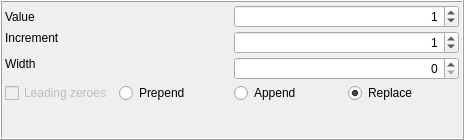
<?xml version="1.0" encoding="UTF-8"?>
<ui version="4.0">
 <class>AutoNumberGUI</class>
 <widget class="QFrame" name="AutoNumberGUI">
  <property name="geometry">
   <rect>
    <x>0</x>
    <y>0</y>
    <width>464</width>
    <height>140</height>
   </rect>
  </property>
  <property name="windowTitle">
   <string/>
  </property>
  <property name="frameShape">
   <enum>QFrame::Box</enum>
  </property>
  <property name="frameShadow">
   <enum>QFrame::Raised</enum>
  </property>
  <layout class="QVBoxLayout" name="mFrameLayout">
   <property name="spacing">
    <number>2</number>
   </property>
   <property name="leftMargin">
    <number>0</number>
   </property>
   <property name="topMargin">
    <number>0</number>
   </property>
   <property name="rightMargin">
    <number>0</number>
   </property>
   <property name="bottomMargin">
    <number>0</number>
   </property>
   <item>
    <layout class="QGridLayout" name="gridLayout" rowstretch="0,0,0,1" columnstretch="0,0">
     <property name="leftMargin">
      <number>3</number>
     </property>
     <property name="topMargin">
      <number>3</number>
     </property>
     <property name="rightMargin">
      <number>3</number>
     </property>
     <property name="bottomMargin">
      <number>3</number>
     </property>
     <property name="spacing">
      <number>3</number>
     </property>
     <item row="2" column="1">
      <widget class="QSpinBox" name="mWidthBox">
       <property name="toolTip">
        <string>Select the width of the number field. Leave zero for none.</string>
       </property>
       <property name="alignment">
        <set>Qt::AlignRight|Qt::AlignTrailing|Qt::AlignVCenter</set>
       </property>
      </widget>
     </item>
     <item row="3" column="0" colspan="2">
      <layout class="QHBoxLayout" name="horizontalLayout">
       <item alignment="Qt::AlignTop">
        <widget class="QCheckBox" name="mLeadingZeroesBox">
         <property name="enabled">
          <bool>false</bool>
         </property>
         <property name="text">
          <string>Leading zeroes</string>
         </property>
        </widget>
       </item>
       <item alignment="Qt::AlignTop">
        <widget class="QRadioButton" name="mPrependBtn">
         <property name="text">
          <string>Prepend</string>
         </property>
         <attribute name="buttonGroup">
          <string notr="true">buttonGroup</string>
         </attribute>
        </widget>
       </item>
       <item alignment="Qt::AlignTop">
        <widget class="QRadioButton" name="mAppendBtn">
         <property name="text">
          <string>Append</string>
         </property>
         <attribute name="buttonGroup">
          <string notr="true">buttonGroup</string>
         </attribute>
        </widget>
       </item>
       <item alignment="Qt::AlignTop">
        <widget class="QRadioButton" name="mReplaceBtn">
         <property name="text">
          <string>Replace</string>
         </property>
         <property name="checked">
          <bool>true</bool>
         </property>
         <attribute name="buttonGroup">
          <string notr="true">buttonGroup</string>
         </attribute>
        </widget>
       </item>
      </layout>
     </item>
     <item row="0" column="1">
      <widget class="QSpinBox" name="mValueBox">
       <property name="alignment">
        <set>Qt::AlignRight|Qt::AlignTrailing|Qt::AlignVCenter</set>
       </property>
       <property name="maximum">
        <number>10000000</number>
       </property>
       <property name="value">
        <number>1</number>
       </property>
      </widget>
     </item>
     <item row="0" column="0">
      <widget class="QLabel" name="label">
       <property name="text">
        <string>Value</string>
       </property>
      </widget>
     </item>
     <item row="2" column="0" alignment="Qt::AlignTop">
      <widget class="QLabel" name="label_2">
       <property name="text">
        <string>Width</string>
       </property>
      </widget>
     </item>
     <item row="1" column="1" alignment="Qt::AlignTop">
      <widget class="QSpinBox" name="mIncrementBox">
       <property name="alignment">
        <set>Qt::AlignRight|Qt::AlignTrailing|Qt::AlignVCenter</set>
       </property>
       <property name="maximum">
        <number>10000000</number>
       </property>
       <property name="value">
        <number>1</number>
       </property>
      </widget>
     </item>
     <item row="1" column="0" alignment="Qt::AlignTop">
      <widget class="QLabel" name="label_3">
       <property name="text">
        <string>Increment</string>
       </property>
      </widget>
     </item>
    </layout>
   </item>
  </layout>
 </widget>
 <resources/>
 <connections>
  <connection>
   <sender>mWidthBox</sender>
   <signal>valueChanged(int)</signal>
   <receiver>AutoNumberGUI</receiver>
   <slot>onWidthChanged(int)</slot>
   <hints>
    <hint type="sourcelabel">
     <x>346</x>
     <y>59</y>
    </hint>
    <hint type="destinationlabel">
     <x>231</x>
     <y>69</y>
    </hint>
   </hints>
  </connection>
  <connection>
   <sender>mIncrementBox</sender>
   <signal>valueChanged(int)</signal>
   <receiver>AutoNumberGUI</receiver>
   <slot>onIncrementChanged(int)</slot>
   <hints>
    <hint type="sourcelabel">
     <x>346</x>
     <y>36</y>
    </hint>
    <hint type="destinationlabel">
     <x>231</x>
     <y>69</y>
    </hint>
   </hints>
  </connection>
  <connection>
   <sender>mValueBox</sender>
   <signal>valueChanged(int)</signal>
   <receiver>AutoNumberGUI</receiver>
   <slot>onValueChanged(int)</slot>
   <hints>
    <hint type="sourcelabel">
     <x>346</x>
     <y>13</y>
    </hint>
    <hint type="destinationlabel">
     <x>231</x>
     <y>69</y>
    </hint>
   </hints>
  </connection>
  <connection>
   <sender>mLeadingZeroesBox</sender>
   <signal>clicked(bool)</signal>
   <receiver>AutoNumberGUI</receiver>
   <slot>onLeadingZeroes(bool)</slot>
   <hints>
    <hint type="sourcelabel">
     <x>231</x>
     <y>82</y>
    </hint>
    <hint type="destinationlabel">
     <x>231</x>
     <y>69</y>
    </hint>
   </hints>
  </connection>
  <connection>
   <sender>mAppendBtn</sender>
   <signal>clicked()</signal>
   <receiver>AutoNumberGUI</receiver>
   <slot>onAppend()</slot>
   <hints>
    <hint type="sourcelabel">
     <x>289</x>
     <y>82</y>
    </hint>
    <hint type="destinationlabel">
     <x>231</x>
     <y>69</y>
    </hint>
   </hints>
  </connection>
  <connection>
   <sender>mPrependBtn</sender>
   <signal>clicked()</signal>
   <receiver>AutoNumberGUI</receiver>
   <slot>onPrepend()</slot>
   <hints>
    <hint type="sourcelabel">
     <x>174</x>
     <y>82</y>
    </hint>
    <hint type="destinationlabel">
     <x>231</x>
     <y>69</y>
    </hint>
   </hints>
  </connection>
  <connection>
   <sender>mReplaceBtn</sender>
   <signal>clicked()</signal>
   <receiver>AutoNumberGUI</receiver>
   <slot>onReplace()</slot>
   <hints>
    <hint type="sourcelabel">
     <x>404</x>
     <y>82</y>
    </hint>
    <hint type="destinationlabel">
     <x>231</x>
     <y>69</y>
    </hint>
   </hints>
  </connection>
 </connections>
 <slots>
  <slot>onWidthChanged(int)</slot>
  <slot>onValueChanged(int)</slot>
  <slot>onIncrementChanged(int)</slot>
  <slot>onLeadingZeroes(bool)</slot>
  <slot>onPrepend()</slot>
  <slot>onAppend()</slot>
  <slot>onReplace()</slot>
 </slots>
 <buttongroups>
  <buttongroup name="buttonGroup"/>
 </buttongroups>
</ui>
